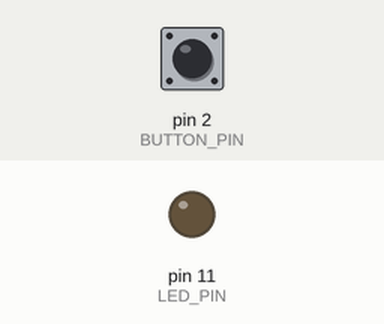
Recording of a sketch running on a simulated Arduino Uno, built with avr-gcc and run on an emulated ATmega328P. Parts: output pins drawn as LEDs (lit = HIGH). Dashed ring = blinking. The inputs (shaded band) are chosen by the test bench; at power-on: pin 2 (BUTTON_PIN) LOW.

Above: at 1.2 s.
1.3 s: pin 2 (BUTTON_PIN) pulled HIGH for 3.2 s
At 1.8 s:
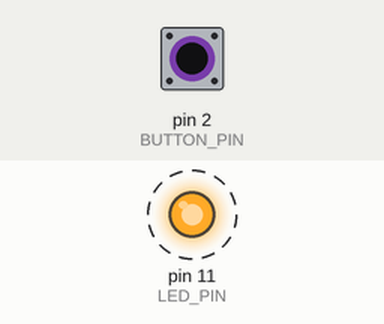
Timing chart, 0 to 5.8 s (numbered marks = the images above; inputs shaded):
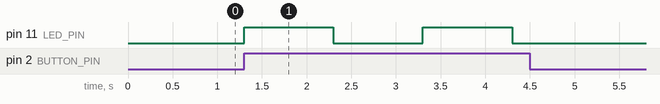

Measured:
- after the input at 1.3 s, pin 11 (LED_PIN): alternates HIGH for 1.0 s and LOW for 1.0 s, 4 changes in all, then stays LOW, starting at once

The sketch:

switch-to-turn-on-briefly.ino
```cpp
#define LED_PIN 11
#define BUTTON_PIN 2

void setup() {
  // put your setup code here, to run once:
  pinMode(LED_PIN, OUTPUT);
  pinMode(BUTTON_PIN, INPUT);
  //Serial.begin(9600);
}

void loop() {
  // put your main code here, to run repeatedly:
  int buttonVal = digitalRead(BUTTON_PIN);
  //Serial.println(buttonVal);
  if(buttonVal == HIGH)
  {
  digitalWrite(LED_PIN, HIGH);
  delay(1000);
  digitalWrite(LED_PIN, LOW);
  delay(1000);
  }
}
```
